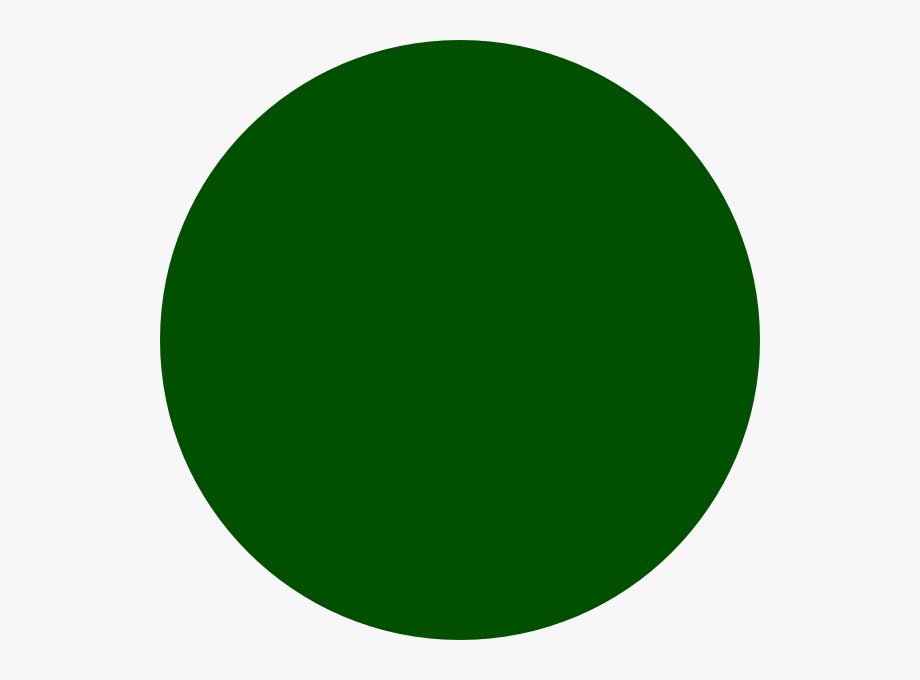
#> input picture circle-test.png, 920 x 680 px
$ jupyter execute Shape-det-App.ipynb
#> lines starting #> are read from the running program, lines starting #| are printed output that depends on the picture; after the words box and inside, x2 and y2 are one past the last pixel; in counts of white or black regions, pixels touching at a corner belong together
[cell 1]
import cv2
import numpy as np
import pandas as pd
import os
from tqdm import tqdm
from matplotlib import pyplot as plt

[cell 2]
import joblib
image_path="./circle-test.png"
model=joblib.load('supervised-model.pkl')
#> (reads supervised-model.pkl from the repository)
#> further down, image is the input picture: shape (680, 920, 3); mean B, G, R 135.4, 171.5, 135.4


def calculate_aspect_ratio(contour):
    x, y, w, h = cv2.boundingRect(contour)
    return w / h


def calculate_compactness(area, perimeter):
    if area == 0:
        return 0
    return (perimeter ** 2) / (4 * np.pi * area)

def calculate_solidity(contour, area):
    hull = cv2.convexHull(contour)
    hull_area = cv2.contourArea(hull)
    if hull_area == 0:
        return 0
    return area / hull_area


def calculate_convexity(contour, perimeter):
    hull = cv2.convexHull(contour)
    hull_perimeter = cv2.arcLength(hull, True)

    if perimeter == 0:
        return 0
    return hull_perimeter / perimeter

def getPred(image,model=model):

                    plt.imshow(image)
                    image=cv2.resize(image, (200, 200))
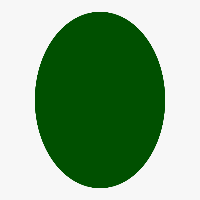
#> image: shape (200, 200, 3); mean of channels 0, 1, 2 135.4, 171.6, 135.4; drawn as B, G, R
                    gray = cv2.cvtColor(image, cv2.COLOR_BGR2GRAY)
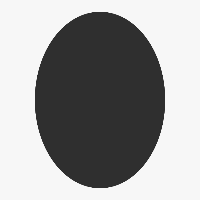
#> gray: shape (200, 200); min 47, max 247, mean 156.7
                    _, thresh = cv2.threshold(gray, 240, 255, cv2.THRESH_BINARY_INV)
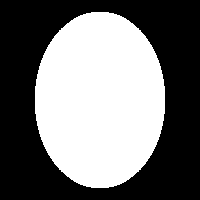
#> thresh: shape (200, 200); 45.4% white; 1 white region

                    contours, _ = cv2.findContours(thresh, cv2.RETR_EXTERNAL, cv2.CHAIN_APPROX_SIMPLE)
#> contours = 1 contour; box (x1, y1, x2, y2) and area: (35, 12, 165, 188) 17945
                    for contour in contours[0:1]:
                        area = cv2.contourArea(contour)
                        perimeter = cv2.arcLength(contour, True)
                        approx = cv2.approxPolyDP(contour, 0.04 * cv2.arcLength(contour, True), True)
                        sides = len(approx)
                        aspect_ratio = calculate_aspect_ratio(contour)
                        compactness = calculate_compactness(area, perimeter)
                        solidity = calculate_solidity(contour, area)
                        convexity = calculate_convexity(contour, perimeter)
                        features= [sides, aspect_ratio, compactness,solidity, convexity]

                        return model.predict([features])[0]
#> this loop made 1 pass
#> (area, perimeter, sides, x in calculate_aspect_ratio, y in calculate_aspect_ratio, w in calculate_aspect_ratio, h in calculate_aspect_ratio, aspect_ratio) on pass 1: (17945, 511.9, 8, 35, 12, 130, 176, 0.739)

[cell 3]
image=cv2.imread('./circle-test.png')

[cell 4]
getPred(image)
#> Out = 'Circle'

[cell 5]
import warnings
warnings.filterwarnings('ignore')

[cell 6]
import cv2


cap = cv2.VideoCapture(0)

while True:
    # Read a frame from the video capture
    ret, frame = cap.read()
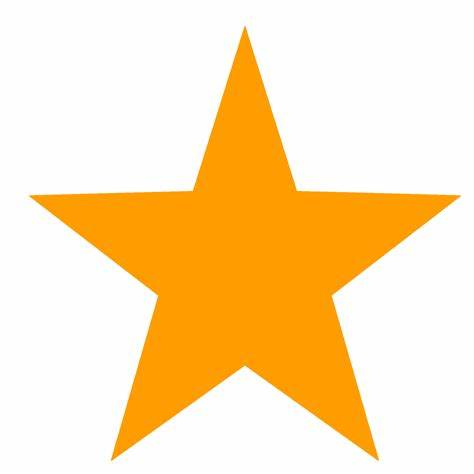
#> input picture test-star.jfif, 474 x 474 px, given in place of the camera
#> frame is the input picture: shape (474, 474, 3); mean B, G, R 181.6, 226, 253.6

    if not ret:
        break


    # frame=cv2.resize(frame, (200, 200))

    gray = cv2.cvtColor(frame, cv2.COLOR_BGR2GRAY)
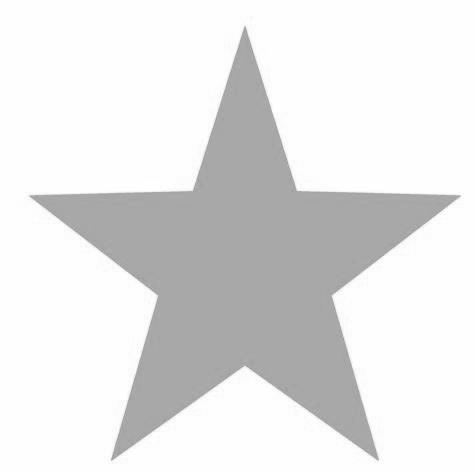
#> gray: shape (474, 474); min 141, max 255, mean 229.2


    _, thresh = cv2.threshold(gray, 240, 255, cv2.THRESH_BINARY_INV)
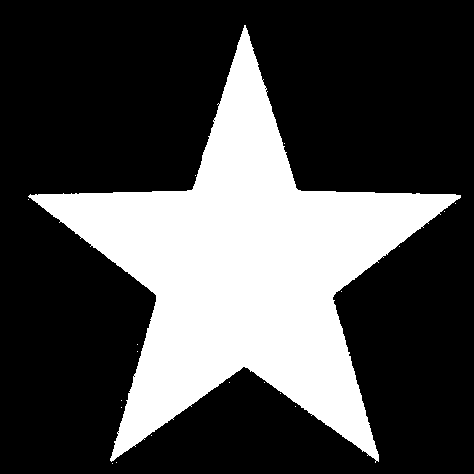
#> thresh: shape (474, 474); 29.1% white; 19 white regions (18 under 20 px)


    contours, _ = cv2.findContours(thresh, cv2.RETR_EXTERNAL, cv2.CHAIN_APPROX_SIMPLE)
#> contours = 19 contours, 18 with area under 20; largest, box (x1, y1, x2, y2) and area: (28, 25, 461, 463) 64566

    for contour in contours:
        if(cv2.contourArea(contour)< 100):
            continue

        area = cv2.contourArea(contour)
        perimeter = cv2.arcLength(contour, True)
        approx = cv2.approxPolyDP(contour, 0.04 * cv2.arcLength(contour, True), True)
        sides = len(approx)
        aspect_ratio = calculate_aspect_ratio(contour)
        compactness = calculate_compactness(area, perimeter)
        solidity = calculate_solidity(contour, area)
        convexity = calculate_convexity(contour, perimeter)
        features= [sides, aspect_ratio, compactness,solidity, convexity]

        shape_name= model.predict([features])[0]
        # print(shape_name)
        x, y, w, h = cv2.boundingRect(contour)
        # Draw the contour and the name of the shape on the frame
        cv2.drawContours(frame, [contour], -1, (0, 255, 0), 2)
        cv2.putText(frame, shape_name, (x + 2, y - 10), cv2.FONT_HERSHEY_SIMPLEX, 0.9, (255, 0, 0), 2)
#> this loop made 19 passes
#> contour on passes 1 to 12: [[112, 463]], [[116, 462]], [[151, 435]], [[121, 407]], [[295, 406]], [[121, 400]], [[280, 393]], [[264, 382]], [[229, 382]], [[137, 351]], [[137, 344]], [[341, 291]]
#> (area, perimeter, sides, x, y, w, h, aspect_ratio) on pass 19: (64565.5, 1857, 10, 28, 25, 433, 438, 0.989)
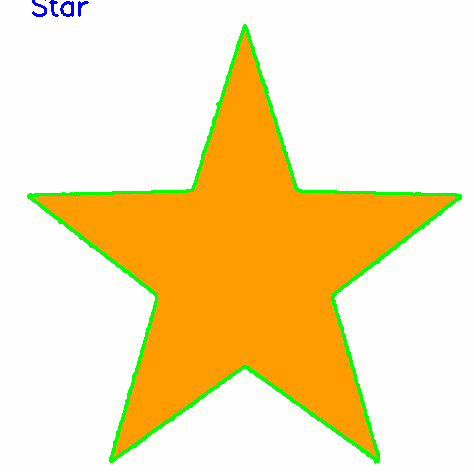
#> frame: shape (474, 474, 3); 2.77% of pixels changed, all inside (x1, y1, x2, y2) = (27, 0, 462, 464)


    cv2.imshow("Shape Detection", frame)

    # Break the loop if 'q' is pressed
    if cv2.waitKey(1) & 0xFF == ord('q'):
#> (key q is pressed here)
        break

# Release the capture and close windows
cap.release()
cv2.destroyAllWindows()
